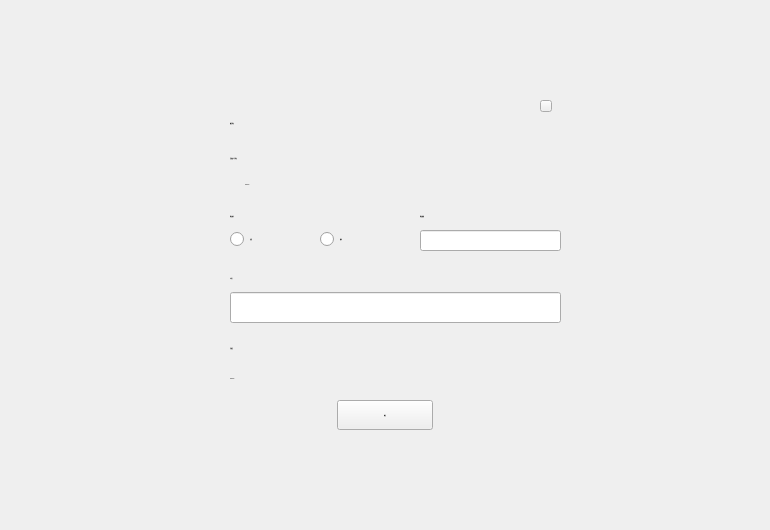
<?xml version="1.0" encoding="UTF-8"?>
<ui version="4.0">
 <class>CapitalTransferPage</class>
 <widget class="QWidget" name="CapitalTransferPage">
  <property name="geometry">
   <rect>
    <x>0</x>
    <y>0</y>
    <width>770</width>
    <height>530</height>
   </rect>
  </property>
  <property name="font">
   <font>
    <family>微软雅黑</family>
    <pointsize>-1</pointsize>
    <weight>50</weight>
    <italic>false</italic>
    <bold>false</bold>
   </font>
  </property>
  <property name="windowTitle">
   <string>Form</string>
  </property>
  <property name="styleSheet">
   <string notr="true">font:12px &quot;微软雅黑&quot;;</string>
  </property>
  <widget class="QLabel" name="label_title">
   <property name="geometry">
    <rect>
     <x>230</x>
     <y>110</y>
     <width>121</width>
     <height>26</height>
    </rect>
   </property>
   <property name="font">
    <font>
     <family>微软雅黑</family>
     <pointsize>-1</pointsize>
     <weight>50</weight>
     <italic>false</italic>
     <bold>false</bold>
    </font>
   </property>
   <property name="styleSheet">
    <string notr="true">font: 18px &quot;微软雅黑&quot;;</string>
   </property>
   <property name="text">
    <string>资金划转</string>
   </property>
  </widget>
  <widget class="QLabel" name="label_1">
   <property name="geometry">
    <rect>
     <x>230</x>
     <y>150</y>
     <width>300</width>
     <height>16</height>
    </rect>
   </property>
   <property name="text">
    <string>当前账户可划转</string>
   </property>
  </widget>
  <widget class="QLabel" name="label_number">
   <property name="geometry">
    <rect>
     <x>245</x>
     <y>176</y>
     <width>251</width>
     <height>16</height>
    </rect>
   </property>
   <property name="text">
    <string>TextLabel</string>
   </property>
  </widget>
  <widget class="QLabel" name="label_addressTitle">
   <property name="geometry">
    <rect>
     <x>230</x>
     <y>270</y>
     <width>200</width>
     <height>16</height>
    </rect>
   </property>
   <property name="font">
    <font>
     <family>微软雅黑</family>
     <pointsize>-1</pointsize>
     <weight>50</weight>
     <italic>false</italic>
     <bold>false</bold>
    </font>
   </property>
   <property name="text">
    <string>X地址</string>
   </property>
  </widget>
  <widget class="QLabel" name="label_2">
   <property name="geometry">
    <rect>
     <x>230</x>
     <y>208</y>
     <width>150</width>
     <height>16</height>
    </rect>
   </property>
   <property name="text">
    <string>划转操作</string>
   </property>
  </widget>
  <widget class="QLabel" name="label_fee">
   <property name="geometry">
    <rect>
     <x>230</x>
     <y>370</y>
     <width>100</width>
     <height>16</height>
    </rect>
   </property>
   <property name="text">
    <string>TextLabel</string>
   </property>
  </widget>
  <widget class="QToolButton" name="toolButton_close">
   <property name="geometry">
    <rect>
     <x>540</x>
     <y>100</y>
     <width>12</width>
     <height>12</height>
    </rect>
   </property>
   <property name="font">
    <font>
     <family>微软雅黑</family>
     <pointsize>-1</pointsize>
     <weight>50</weight>
     <italic>false</italic>
     <bold>false</bold>
    </font>
   </property>
   <property name="cursor">
    <cursorShape>PointingHandCursor</cursorShape>
   </property>
   <property name="text">
    <string/>
   </property>
  </widget>
  <widget class="QRadioButton" name="radioButton_deposit">
   <property name="geometry">
    <rect>
     <x>230</x>
     <y>230</y>
     <width>80</width>
     <height>18</height>
    </rect>
   </property>
   <property name="font">
    <font>
     <family>微软雅黑</family>
     <pointsize>-1</pointsize>
     <weight>50</weight>
     <italic>false</italic>
     <bold>false</bold>
    </font>
   </property>
   <property name="text">
    <string>充值</string>
   </property>
  </widget>
  <widget class="QRadioButton" name="radioButton_withdraw">
   <property name="geometry">
    <rect>
     <x>320</x>
     <y>230</y>
     <width>80</width>
     <height>18</height>
    </rect>
   </property>
   <property name="font">
    <font>
     <family>微软雅黑</family>
     <pointsize>-1</pointsize>
     <weight>50</weight>
     <italic>false</italic>
     <bold>false</bold>
    </font>
   </property>
   <property name="text">
    <string>提现</string>
   </property>
  </widget>
  <widget class="QLabel" name="label_3">
   <property name="geometry">
    <rect>
     <x>420</x>
     <y>208</y>
     <width>120</width>
     <height>16</height>
    </rect>
   </property>
   <property name="text">
    <string>划转数量</string>
   </property>
  </widget>
  <widget class="QLineEdit" name="lineEdit_number">
   <property name="geometry">
    <rect>
     <x>420</x>
     <y>230</y>
     <width>141</width>
     <height>21</height>
    </rect>
   </property>
   <property name="font">
    <font>
     <family>微软雅黑</family>
     <pointsize>-1</pointsize>
     <weight>50</weight>
     <italic>false</italic>
     <bold>false</bold>
    </font>
   </property>
  </widget>
  <widget class="QLineEdit" name="lineEdit_address">
   <property name="geometry">
    <rect>
     <x>230</x>
     <y>292</y>
     <width>331</width>
     <height>31</height>
    </rect>
   </property>
   <property name="font">
    <font>
     <family>微软雅黑</family>
     <pointsize>-1</pointsize>
     <weight>50</weight>
     <italic>false</italic>
     <bold>false</bold>
    </font>
   </property>
  </widget>
  <widget class="QLabel" name="label_5">
   <property name="geometry">
    <rect>
     <x>230</x>
     <y>340</y>
     <width>100</width>
     <height>16</height>
    </rect>
   </property>
   <property name="text">
    <string>手续费</string>
   </property>
  </widget>
  <widget class="QToolButton" name="toolButton_confirm">
   <property name="geometry">
    <rect>
     <x>337</x>
     <y>400</y>
     <width>96</width>
     <height>30</height>
    </rect>
   </property>
   <property name="font">
    <font>
     <family>微软雅黑</family>
     <pointsize>-1</pointsize>
     <weight>50</weight>
     <italic>false</italic>
     <bold>false</bold>
    </font>
   </property>
   <property name="cursor">
    <cursorShape>PointingHandCursor</cursorShape>
   </property>
   <property name="text">
    <string>确定</string>
   </property>
  </widget>
 </widget>
 <resources/>
 <connections/>
</ui>
